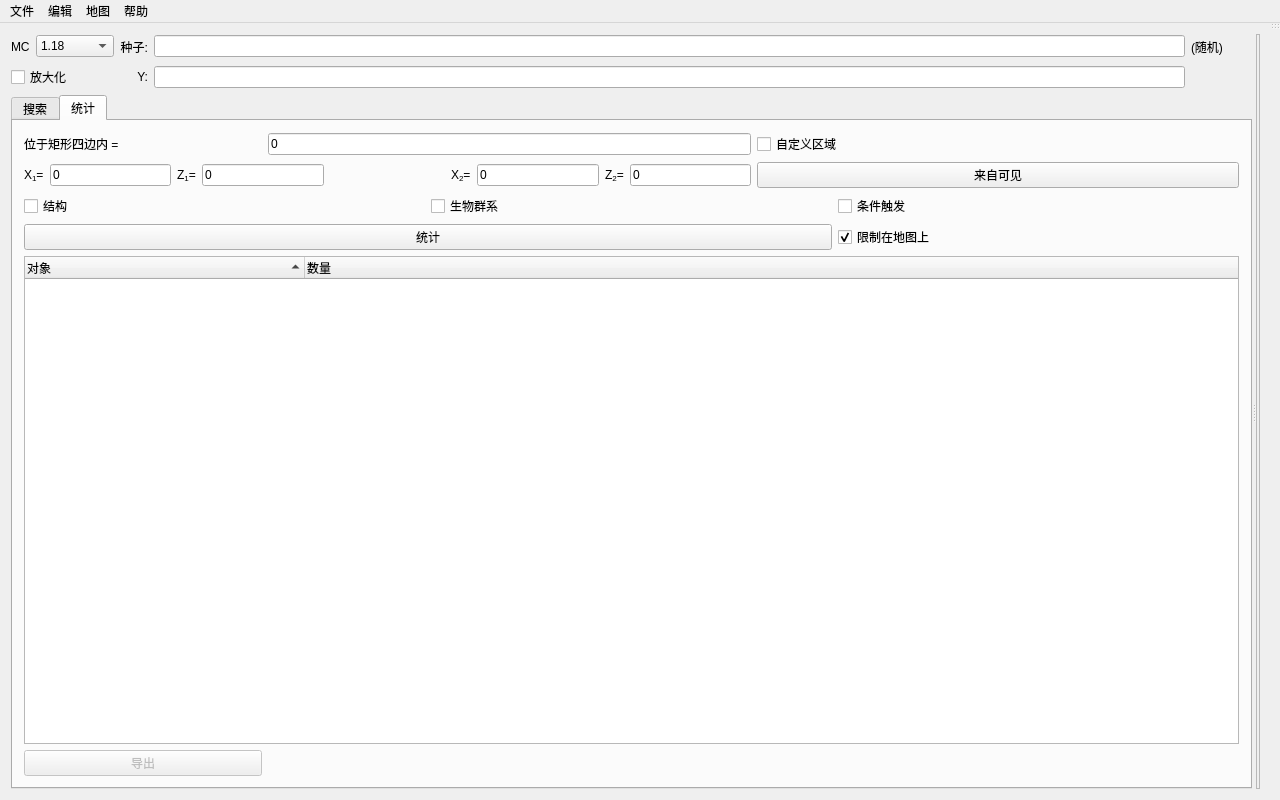
<?xml version="1.0" encoding="UTF-8"?>
<ui version="4.0">
 <class>MainWindow</class>
 <widget class="QMainWindow" name="MainWindow">
  <property name="geometry">
   <rect>
    <x>0</x>
    <y>0</y>
    <width>1280</width>
    <height>800</height>
   </rect>
  </property>
  <property name="windowTitle">
   <string>Cubiomes Viewer</string>
  </property>
  <property name="windowIcon">
   <iconset resource="../icons.qrc">
    <normaloff>:/icons/map.png</normaloff>:/icons/map.png</iconset>
  </property>
  <widget class="QWidget" name="centralWidget">
   <layout class="QGridLayout" name="gridLayout_6">
    <item row="0" column="0">
     <widget class="QSplitter" name="splitterMap">
      <property name="orientation">
       <enum>Qt::Horizontal</enum>
      </property>
      <widget class="QFrame" name="controlFrame">
       <layout class="QVBoxLayout" name="verticalLayout_5">
        <property name="leftMargin">
         <number>0</number>
        </property>
        <property name="topMargin">
         <number>0</number>
        </property>
        <property name="rightMargin">
         <number>0</number>
        </property>
        <property name="bottomMargin">
         <number>0</number>
        </property>
        <item>
         <layout class="QGridLayout" name="gridMCSeed">
          <item row="0" column="3">
           <widget class="QLineEdit" name="seedEdit">
            <property name="toolTip">
             <string>Press enter to accept</string>
            </property>
           </widget>
          </item>
          <item row="1" column="3">
           <widget class="QLineEdit" name="lineY">
            <property name="toolTip">
             <string>Show map for this y-level</string>
            </property>
           </widget>
          </item>
          <item row="1" column="2">
           <widget class="QLabel" name="labelY">
            <property name="toolTip">
             <string>Show map for this y-level</string>
            </property>
            <property name="text">
             <string>Y:</string>
            </property>
            <property name="alignment">
             <set>Qt::AlignRight|Qt::AlignTrailing|Qt::AlignVCenter</set>
            </property>
           </widget>
          </item>
          <item row="0" column="2">
           <widget class="QLabel" name="labelSeed">
            <property name="toolTip">
             <string>Seed can be an integer or text. Leave empty for a random seed</string>
            </property>
            <property name="text">
             <string>种子:</string>
            </property>
            <property name="alignment">
             <set>Qt::AlignRight|Qt::AlignTrailing|Qt::AlignVCenter</set>
            </property>
           </widget>
          </item>
          <item row="0" column="0">
           <widget class="QLabel" name="labeMC">
            <property name="toolTip">
             <string>Minecraft version</string>
            </property>
            <property name="text">
             <string>MC</string>
            </property>
           </widget>
          </item>
          <item row="0" column="4">
           <widget class="QLabel" name="labelSeedType">
            <property name="minimumSize">
             <size>
              <width>61</width>
              <height>25</height>
             </size>
            </property>
            <property name="toolTip">
             <string>Seed can be an integer or text. Leave empty for a random seed</string>
            </property>
            <property name="text">
             <string>(随机)</string>
            </property>
           </widget>
          </item>
          <item row="0" column="1">
           <widget class="QComboBox" name="comboBoxMC">
            <property name="toolTip">
             <string>Minecraft version</string>
            </property>
            <property name="sizeAdjustPolicy">
             <enum>QComboBox::AdjustToMinimumContentsLength</enum>
            </property>
            <property name="minimumContentsLength">
             <number>6</number>
            </property>
            <property name="iconSize">
             <size>
              <width>0</width>
              <height>16</height>
             </size>
            </property>
            <item>
             <property name="text">
              <string>1.18</string>
             </property>
            </item>
            <item>
             <property name="text">
              <string>1.17</string>
             </property>
            </item>
            <item>
             <property name="text">
              <string>1.16</string>
             </property>
            </item>
            <item>
             <property name="text">
              <string>1.15</string>
             </property>
            </item>
            <item>
             <property name="text">
              <string>1.14</string>
             </property>
            </item>
            <item>
             <property name="text">
              <string>1.13</string>
             </property>
            </item>
            <item>
             <property name="text">
              <string>1.12</string>
             </property>
            </item>
            <item>
             <property name="text">
              <string>1.11</string>
             </property>
            </item>
            <item>
             <property name="text">
              <string>1.10</string>
             </property>
            </item>
            <item>
             <property name="text">
              <string>1.9</string>
             </property>
            </item>
            <item>
             <property name="text">
              <string>1.8</string>
             </property>
            </item>
            <item>
             <property name="text">
              <string>1.7</string>
             </property>
            </item>
            <item>
             <property name="text">
              <string>1.6</string>
             </property>
            </item>
            <item>
             <property name="text">
              <string>1.5</string>
             </property>
            </item>
            <item>
             <property name="text">
              <string>1.4</string>
             </property>
            </item>
            <item>
             <property name="text">
              <string>1.3</string>
             </property>
            </item>
            <item>
             <property name="text">
              <string>1.2</string>
             </property>
            </item>
            <item>
             <property name="text">
              <string>1.1</string>
             </property>
            </item>
            <item>
             <property name="text">
              <string>1.0</string>
             </property>
            </item>
           </widget>
          </item>
          <item row="1" column="0" colspan="2">
           <widget class="QCheckBox" name="checkLarge">
            <property name="text">
             <string>放大化</string>
            </property>
           </widget>
          </item>
         </layout>
        </item>
        <item>
         <widget class="QTabWidget" name="tabContainer">
          <property name="currentIndex">
           <number>1</number>
          </property>
          <widget class="QWidget" name="tabSearch">
           <property name="sizePolicy">
            <sizepolicy hsizetype="Expanding" vsizetype="Expanding">
             <horstretch>0</horstretch>
             <verstretch>0</verstretch>
            </sizepolicy>
           </property>
           <attribute name="title">
            <string>搜索</string>
           </attribute>
           <layout class="QGridLayout" name="gridLayout">
            <property name="leftMargin">
             <number>0</number>
            </property>
            <property name="topMargin">
             <number>0</number>
            </property>
            <property name="rightMargin">
             <number>0</number>
            </property>
            <property name="bottomMargin">
             <number>0</number>
            </property>
            <item row="0" column="0">
             <widget class="QScrollArea" name="scrollArea">
              <property name="minimumSize">
               <size>
                <width>500</width>
                <height>0</height>
               </size>
              </property>
              <property name="styleSheet">
               <string notr="true">QAbstractScrollArea#scrollArea {
 	border: 0px none;
}

QToolButton {
 	background-color: transparent;
}</string>
              </property>
              <property name="frameShape">
               <enum>QFrame::NoFrame</enum>
              </property>
              <property name="frameShadow">
               <enum>QFrame::Plain</enum>
              </property>
              <property name="lineWidth">
               <number>0</number>
              </property>
              <property name="verticalScrollBarPolicy">
               <enum>Qt::ScrollBarAsNeeded</enum>
              </property>
              <property name="horizontalScrollBarPolicy">
               <enum>Qt::ScrollBarAlwaysOff</enum>
              </property>
              <property name="widgetResizable">
               <bool>true</bool>
              </property>
              <property name="alignment">
               <set>Qt::AlignLeading|Qt::AlignLeft|Qt::AlignTop</set>
              </property>
              <widget class="QWidget" name="scrollAreaWidgetContents">
               <property name="geometry">
                <rect>
                 <x>0</x>
                 <y>0</y>
                 <width>1225</width>
                 <height>675</height>
                </rect>
               </property>
               <property name="sizePolicy">
                <sizepolicy hsizetype="Expanding" vsizetype="Preferred">
                 <horstretch>0</horstretch>
                 <verstretch>0</verstretch>
                </sizepolicy>
               </property>
               <property name="minimumSize">
                <size>
                 <width>440</width>
                 <height>0</height>
                </size>
               </property>
               <layout class="QGridLayout" name="gridLayout_2">
                <property name="leftMargin">
                 <number>0</number>
                </property>
                <item row="0" column="0">
                 <widget class="QSplitter" name="splitterSearch">
                  <property name="sizePolicy">
                   <sizepolicy hsizetype="Expanding" vsizetype="Expanding">
                    <horstretch>0</horstretch>
                    <verstretch>0</verstretch>
                   </sizepolicy>
                  </property>
                  <property name="styleSheet">
                   <string notr="true">
QSplitter {
  background-color: transparent;
}</string>
                  </property>
                  <property name="orientation">
                   <enum>Qt::Vertical</enum>
                  </property>
                  <widget class="Collapsible" name="collapseConstraints" native="true">
                   <property name="sizePolicy">
                    <sizepolicy hsizetype="Expanding" vsizetype="Expanding">
                     <horstretch>0</horstretch>
                     <verstretch>0</verstretch>
                    </sizepolicy>
                   </property>
                  </widget>
                  <widget class="Collapsible" name="collapseGen48" native="true">
                   <property name="sizePolicy">
                    <sizepolicy hsizetype="Expanding" vsizetype="Expanding">
                     <horstretch>0</horstretch>
                     <verstretch>0</verstretch>
                    </sizepolicy>
                   </property>
                  </widget>
                  <widget class="Collapsible" name="collapseControl" native="true">
                   <property name="sizePolicy">
                    <sizepolicy hsizetype="Expanding" vsizetype="Expanding">
                     <horstretch>0</horstretch>
                     <verstretch>0</verstretch>
                    </sizepolicy>
                   </property>
                  </widget>
                 </widget>
                </item>
               </layout>
              </widget>
             </widget>
            </item>
           </layout>
          </widget>
          <widget class="QWidget" name="tabAnalysis">
           <attribute name="title">
            <string>统计</string>
           </attribute>
           <layout class="QGridLayout" name="gridLayout_7">
            <item row="0" column="1" colspan="2">
             <widget class="QLineEdit" name="lineRadius">
              <property name="text">
               <string>0</string>
              </property>
             </widget>
            </item>
            <item row="7" column="0">
             <widget class="QPushButton" name="buttonExport">
              <property name="enabled">
               <bool>false</bool>
              </property>
              <property name="text">
               <string>导出</string>
              </property>
             </widget>
            </item>
            <item row="6" column="0" colspan="5">
             <widget class="QTreeWidget" name="treeAnalysis">
              <property name="minimumSize">
               <size>
                <width>0</width>
                <height>20</height>
               </size>
              </property>
              <property name="font">
               <font>
                <family>Monospace</family>
               </font>
              </property>
              <property name="editTriggers">
               <set>QAbstractItemView::NoEditTriggers</set>
              </property>
              <property name="dragDropMode">
               <enum>QAbstractItemView::NoDragDrop</enum>
              </property>
              <property name="selectionMode">
               <enum>QAbstractItemView::ExtendedSelection</enum>
              </property>
              <property name="sortingEnabled">
               <bool>true</bool>
              </property>
              <property name="columnCount">
               <number>2</number>
              </property>
              <attribute name="headerDefaultSectionSize">
               <number>280</number>
              </attribute>
              <column>
               <property name="text">
                <string>对象</string>
               </property>
              </column>
              <column>
               <property name="text">
                <string>数量</string>
               </property>
              </column>
             </widget>
            </item>
            <item row="2" column="0" colspan="3">
             <layout class="QHBoxLayout" name="layoutArea">
              <item>
               <widget class="QLabel" name="labelX1">
                <property name="toolTip">
                 <string>Lower bound (inclusive)</string>
                </property>
                <property name="text">
                 <string>X&lt;sub&gt;1&lt;/sub&gt;=</string>
                </property>
               </widget>
              </item>
              <item>
               <widget class="QLineEdit" name="lineEditX1">
                <property name="toolTip">
                 <string>Lower bound (inclusive)</string>
                </property>
                <property name="text">
                 <string>0</string>
                </property>
               </widget>
              </item>
              <item>
               <widget class="QLabel" name="labelZ1">
                <property name="toolTip">
                 <string>Lower bound (inclusive)</string>
                </property>
                <property name="text">
                 <string>Z&lt;sub&gt;1&lt;/sub&gt;=</string>
                </property>
               </widget>
              </item>
              <item>
               <widget class="QLineEdit" name="lineEditZ1">
                <property name="toolTip">
                 <string>Lower bound (inclusive)</string>
                </property>
                <property name="text">
                 <string>0</string>
                </property>
               </widget>
              </item>
              <item>
               <spacer name="horizontalSpacer">
                <property name="orientation">
                 <enum>Qt::Horizontal</enum>
                </property>
                <property name="sizeHint" stdset="0">
                 <size>
                  <width>40</width>
                  <height>20</height>
                 </size>
                </property>
               </spacer>
              </item>
              <item>
               <widget class="QLabel" name="labelX2">
                <property name="toolTip">
                 <string>Upper bound (inclusive)</string>
                </property>
                <property name="text">
                 <string>X&lt;sub&gt;2&lt;/sub&gt;=</string>
                </property>
               </widget>
              </item>
              <item>
               <widget class="QLineEdit" name="lineEditX2">
                <property name="toolTip">
                 <string>Upper bound (inclusive)</string>
                </property>
                <property name="text">
                 <string>0</string>
                </property>
               </widget>
              </item>
              <item>
               <widget class="QLabel" name="labelZ2">
                <property name="toolTip">
                 <string>Upper bound (inclusive)</string>
                </property>
                <property name="text">
                 <string>Z&lt;sub&gt;2&lt;/sub&gt;=</string>
                </property>
               </widget>
              </item>
              <item>
               <widget class="QLineEdit" name="lineEditZ2">
                <property name="toolTip">
                 <string>Upper bound (inclusive)</string>
                </property>
                <property name="text">
                 <string>0</string>
                </property>
               </widget>
              </item>
             </layout>
            </item>
            <item row="2" column="3" colspan="2">
             <widget class="QPushButton" name="buttonFromVisible">
              <property name="text">
               <string>来自可见</string>
              </property>
             </widget>
            </item>
            <item row="0" column="0">
             <widget class="QLabel" name="labelSquareArea">
              <property name="text">
               <string>位于矩形四边内 =</string>
              </property>
             </widget>
            </item>
            <item row="0" column="3" colspan="2">
             <widget class="QCheckBox" name="checkArea">
              <property name="toolTip">
               <string>Specify manual rectangle rather than square</string>
              </property>
              <property name="text">
               <string>自定义区域</string>
              </property>
              <property name="checkable">
               <bool>true</bool>
              </property>
             </widget>
            </item>
            <item row="3" column="0" colspan="5">
             <layout class="QGridLayout" name="gridLayout_3">
              <item row="0" column="2">
               <widget class="QCheckBox" name="checkConditions">
                <property name="toolTip">
                 <string>Features that trigger the search conditions, provided the seed matches</string>
                </property>
                <property name="text">
                 <string>条件触发</string>
                </property>
               </widget>
              </item>
              <item row="1" column="0" colspan="2">
               <widget class="QPushButton" name="buttonAnalysis">
                <property name="text">
                 <string>统计</string>
                </property>
               </widget>
              </item>
              <item row="1" column="2">
               <widget class="QCheckBox" name="checkMapOnly">
                <property name="toolTip">
                 <string>limits analysis to the selected structures and dimension in the map view</string>
                </property>
                <property name="text">
                 <string>限制在地图上</string>
                </property>
                <property name="checked">
                 <bool>true</bool>
                </property>
               </widget>
              </item>
              <item row="0" column="1">
               <widget class="QCheckBox" name="checkBiomes">
                <property name="toolTip">
                 <string>statistic of biome occurances in area</string>
                </property>
                <property name="text">
                 <string>生物群系</string>
                </property>
               </widget>
              </item>
              <item row="0" column="0">
               <widget class="QCheckBox" name="checkStructs">
                <property name="toolTip">
                 <string>structure positions in area</string>
                </property>
                <property name="text">
                 <string>结构</string>
                </property>
               </widget>
              </item>
             </layout>
            </item>
           </layout>
          </widget>
         </widget>
        </item>
       </layout>
      </widget>
      <widget class="QFrame" name="frameMap">
       <property name="frameShape">
        <enum>QFrame::StyledPanel</enum>
       </property>
       <property name="frameShadow">
        <enum>QFrame::Raised</enum>
       </property>
       <layout class="QGridLayout" name="gridLayout_4">
        <property name="leftMargin">
         <number>0</number>
        </property>
        <property name="topMargin">
         <number>0</number>
        </property>
        <property name="rightMargin">
         <number>0</number>
        </property>
        <property name="bottomMargin">
         <number>0</number>
        </property>
        <item row="0" column="0">
         <widget class="MapView" name="mapView" native="true"/>
        </item>
       </layout>
      </widget>
     </widget>
    </item>
   </layout>
  </widget>
  <widget class="QToolBar" name="toolBar">
   <property name="windowTitle">
    <string>toolBar</string>
   </property>
   <property name="autoFillBackground">
    <bool>false</bool>
   </property>
   <property name="styleSheet">
    <string notr="true">
QToolBar {
	border-radius: 5px;
	padding: 0px;
	spacing: 0px;
}

QToolButton {
	border-radius: 5px;
	padding: 2px;
	border: 0px solid;
	margin: 0px;
}
QToolButton:!checked {
}
QToolButton:checked {
	background-color: #8a9dc4;
}</string>
   </property>
   <property name="movable">
    <bool>true</bool>
   </property>
   <property name="allowedAreas">
    <set>Qt::AllToolBarAreas</set>
   </property>
   <property name="iconSize">
    <size>
     <width>20</width>
     <height>20</height>
    </size>
   </property>
   <property name="floatable">
    <bool>true</bool>
   </property>
   <attribute name="toolBarArea">
    <enum>RightToolBarArea</enum>
   </attribute>
   <attribute name="toolBarBreak">
    <bool>false</bool>
   </attribute>
  </widget>
  <widget class="QMenuBar" name="menuBar">
   <property name="geometry">
    <rect>
     <x>0</x>
     <y>0</y>
     <width>1280</width>
     <height>23</height>
    </rect>
   </property>
   <widget class="QMenu" name="menuMap">
    <property name="title">
     <string>地图</string>
    </property>
    <addaction name="actionGo_to"/>
    <addaction name="actionScan_seed_for_Quad_Huts"/>
    <addaction name="actionOpen_shadow_seed"/>
   </widget>
   <widget class="QMenu" name="menuHelp">
    <property name="title">
     <string>帮助</string>
    </property>
    <addaction name="actionAbout"/>
   </widget>
   <widget class="QMenu" name="menuFile">
    <property name="title">
     <string>文件</string>
    </property>
    <addaction name="actionSave"/>
    <addaction name="actionLoad"/>
    <addaction name="separator"/>
    <addaction name="actionSearch_seed_list"/>
    <addaction name="actionSearch_full_seed_space"/>
    <addaction name="separator"/>
    <addaction name="actionQuit"/>
   </widget>
   <widget class="QMenu" name="menuEdit">
    <property name="title">
     <string>编辑</string>
    </property>
    <addaction name="actionCopy"/>
    <addaction name="actionPaste"/>
    <addaction name="separator"/>
    <addaction name="actionAddShadow"/>
    <addaction name="separator"/>
    <addaction name="actionExtGen"/>
    <addaction name="actionPreferences"/>
   </widget>
   <addaction name="menuFile"/>
   <addaction name="menuEdit"/>
   <addaction name="menuMap"/>
   <addaction name="menuHelp"/>
  </widget>
  <action name="actionGo_to">
   <property name="text">
    <string>转到...</string>
   </property>
  </action>
  <action name="actionScan_seed_for_Quad_Huts">
   <property name="text">
    <string>搜索带有四联结构的种子...</string>
   </property>
  </action>
  <action name="actionAbout">
   <property name="text">
    <string>关于</string>
   </property>
   <property name="iconText">
    <string>关于</string>
   </property>
  </action>
  <action name="actionOpen_shadow_seed">
   <property name="text">
    <string>打开阴影种子</string>
   </property>
  </action>
  <action name="actionSave">
   <property name="text">
    <string>保存进度...</string>
   </property>
  </action>
  <action name="actionLoad">
   <property name="text">
    <string>加载进度...</string>
   </property>
  </action>
  <action name="actionSearch_seed_list">
   <property name="text">
    <string>搜索种子列表...</string>
   </property>
   <property name="toolTip">
    <string>Load seeds from file for search</string>
   </property>
  </action>
  <action name="actionSearch_full_seed_space">
   <property name="text">
    <string>遍历所有种子</string>
   </property>
  </action>
  <action name="actionCopy">
   <property name="text">
    <string>将种子列表复制到剪贴板</string>
   </property>
  </action>
  <action name="actionPaste">
   <property name="text">
    <string>从剪贴板导入种子列表</string>
   </property>
  </action>
  <action name="actionPreferences">
   <property name="text">
    <string>首选项...</string>
   </property>
  </action>
  <action name="actionQuit">
   <property name="text">
    <string>Quit</string>
   </property>
  </action>
  <action name="actionAddShadow">
   <property name="text">
    <string>为所有种子添加阴影</string>
   </property>
  </action>
  <action name="actionExtGen">
   <property name="text">
    <string>高级世界设置...</string>
   </property>
  </action>
 </widget>
 <layoutdefault spacing="6" margin="11"/>
 <customwidgets>
  <customwidget>
   <class>Collapsible</class>
   <extends>QWidget</extends>
   <header>src/collapsible.h</header>
   <container>1</container>
  </customwidget>
  <customwidget>
   <class>MapView</class>
   <extends>QWidget</extends>
   <header>src/mapview.h</header>
   <container>1</container>
  </customwidget>
 </customwidgets>
 <resources>
  <include location="../icons.qrc"/>
 </resources>
 <connections/>
</ui>
